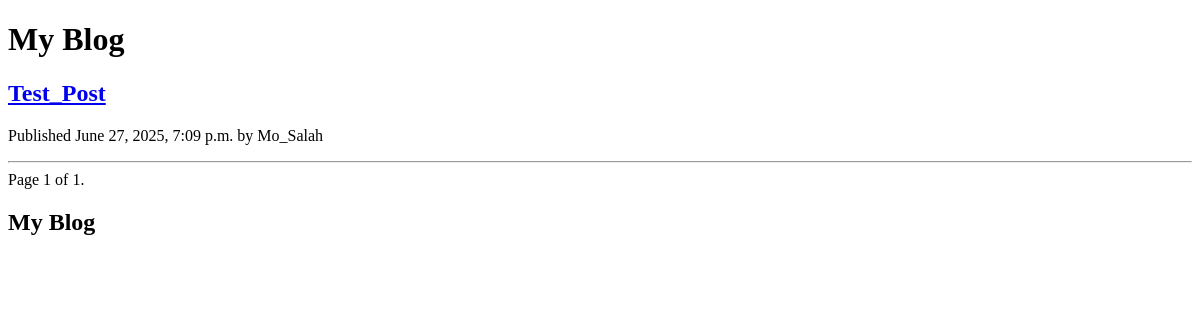
The page /blog/ on the database as committed earlier.
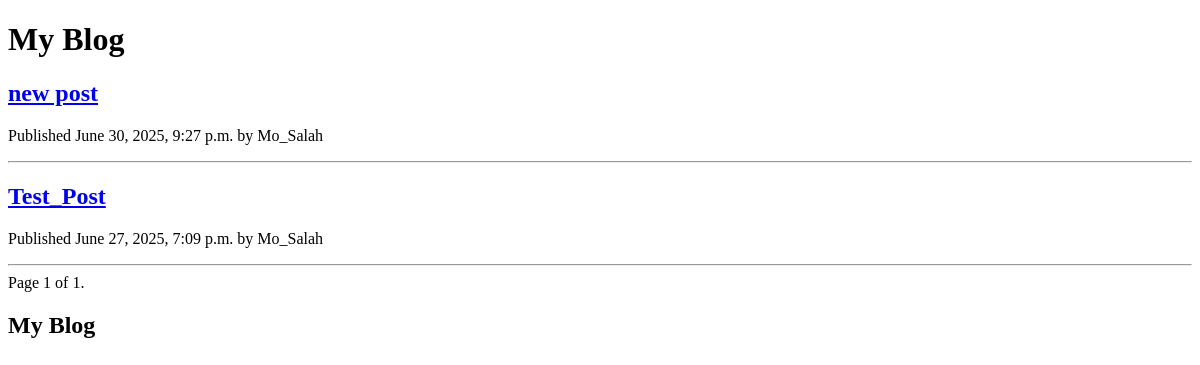
The same page on the database as committed later.
### blog/models.py (models this page shows, shortened)
class Post(models.Model):
    class Status(models.TextChoices):
        DRAFT = 'DF', 'Draft'
        PUBLISHED = 'PB', 'Published'
    title = models.CharField(max_length=200)
    slug = models.SlugField(max_length=200, unique_for_date='publish')
    author = models.ForeignKey(User, on_delete=models.CASCADE, related_name='blog_posts')
    content = models.TextField()
    publish = models.DateTimeField(default=timezone.now)
    created = models.DateTimeField(auto_now_add=True)
    updated = models.DateTimeField(auto_now=True)
    status = models.CharField(max_length=2, choices=Status.choices, default=Status.DRAFT)
    class Meta:
        ordering = ['-publish']
        indexes = [
            models.Index(fields=['-publish']),
        ]
    def get_absolute_url(self):
        return reverse('blog:post_detail', args=[self.publish.year, self.publish.month, self.publish.day, self.slug])

### blog/views.py (the view)
# urls.py: path("", views.PostListView.as_view(), name="post"),
class PostListView(ListView):
    model = Post
    template_name = "blog/post/posts.html"
    context_object_name = "posts"
    paginate_by = 2

### blog/templates/blog/post/posts.html (shortened to what this page needs)
{% extends "blog/base.html" %}
{% block content %}
    <h1>My Blog</h1>
    {% for post in posts %}
        <h2>
        <a href="{{ post.get_absolute_url }}">
        {{ post.title }}
        </a>
        </h2>
        <p class="date">
        Published {{ post.publish }} by {{ post.author }}
        </p>
        <hr />
    {% endfor %}
    {% include "pagination.html" with page=page_obj %}
{% endblock %}

Rows that differ between the two databases and show on the page:
added Post: title "new post", publish "June 30, 2025, 9:27 p.m.", author "Mo_Salah"
